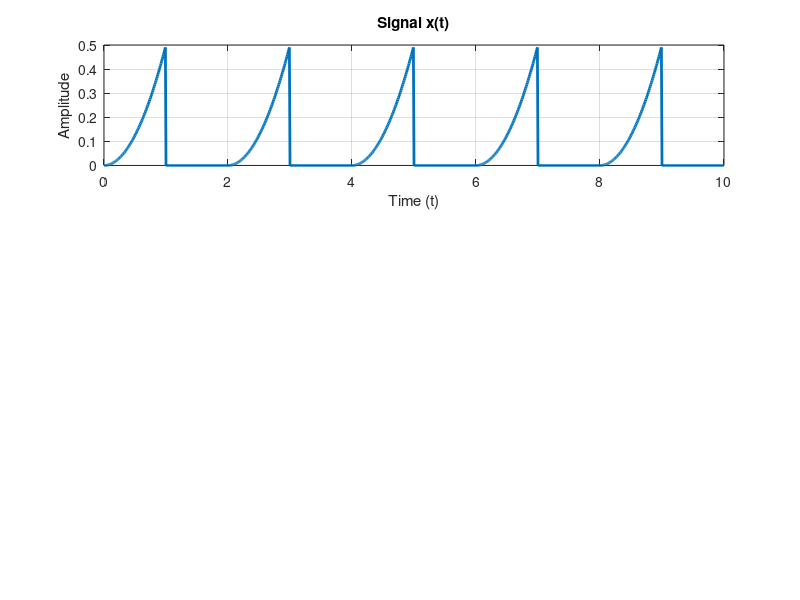

The MATLAB script that drew this image: (Note: this script raises an error after producing the figure.)
%% Q1_23110034.m
clc; clear; close all;

%% Part (a): Define the parabolic signal x(t)
T_x=2;                   % Period of the parabolic signal
t_vector=0:0.01:10;      % Time vector from 0 to 10 with a step size of 0.01
% Define the parabolic signal with period T_x
x_t=(mod(t_vector,T_x).^2)/2.*(mod(t_vector,T_x)>=0&mod(t_vector,T_x)< 1);

% Plot the parabolic signal
figure;
subplot(3,1,1);  
plot(t_vector, x_t, 'LineWidth', 2);
title('Signal x(t)');
xlabel('Time (t)');
ylabel('Amplitude');
grid on;

%% Part (a) continued: Manual computation of Fourier coefficients
num_harmonics = 50;                % Number of harmonics to compute
f_0=1/T_x;                     % Fundamental frequency
magnitude_spec_x=computeMagnitudeSpectrum(x_t, T_x, num_harmonics); 

% Plot the magnitude spectrum of x(t)
subplot(3,1,2);  
stem(0:num_harmonics-1,magnitude_spec_x, 'filled', 'LineWidth', 1.5);
title('Magnitude Spectrum of x(t)');
xlabel('Harmonic Number');
ylabel('Magnitude');
grid on;

%% Part (b): Extract and print the magnitudes of 3f, 5f, and 7f harmonics
mag_3f =magnitude_spec_x(3+1);    % Magnitude of 3rd harmonic
mag_5f =magnitude_spec_x(5+1);    % Magnitude of 5th harmonic
mag_7f=magnitude_spec_x(7+1);    % Magnitude of 7th harmonic

% Display the magnitudes of the selected harmonics
fprintf('Magnitude of 3rd Harmonic: %f\n',mag_3f);
fprintf('Magnitude of 5th harmonic: %f\n',mag_5f);
fprintf('Magnitude of 7th Harmonic: %f\n',mag_7f);

%% Part (c): Define rectangular pulse signal y(t)
T_y=5;                  % Period of the rectangular pulse signal
t_vector2=0:0.01:10;    % Time vector for y(t)
% Define the rectangular pulse signal with period T_y
y_t=2*(mod(t_vector2,T_y)>=0&mod(t_vector2,T_y)<3);

% Plot the rectangular pulse signal
figure;
subplot(4,1,1);
plot(t_vector2, y_t, 'LineWidth', 2);
title('Rectangular Pulse Signal y(t)');
xlabel('Time (t)');
ylabel('Amplitude');
grid on;

% Compute the magnitude spectrum of y(t)
magnitude_spec_y = computeMagnitudeSpectrum(y_t, T_y, num_harmonics);  
% Plot the magnitude spectrum of y(t)
subplot(4,1,2);
stem(0:num_harmonics-1, magnitude_spec_y, 'filled', 'LineWidth', 1.5);
title('Magnitude Spectrum of y(t)');
xlabel('Harmonic Number');
ylabel('Magnitude');
grid on;

%% Part (c) continued: Sum of signals z(t) = x(t) + y(t)
z_t=x_t+y_t;  % Sum of x(t) and y(t)
% Plot the signal z(t)
subplot(4,1,3);
plot(t_vector2,z_t, 'LineWidth', 2);
title('Signal z(t)= x(t)+y(t)');
xlabel('Time (t)');
ylabel('Amplitude');
grid on;

% Compute the magnitude spectrum of z(t)
T_z = 10;  % Period of the signal
magnitude_spec_z = computeMagnitudeSpectrum(z_t, T_z, num_harmonics);          
% Plot the magnitude spectrum of z(t)
subplot(4,1,4);
stem(0:num_harmonics-1, magnitude_spec_z, 'filled', 'LineWidth', 1.5);
title('Magnitude Spectrum of z(t) = x(t)+y(t)');
xlabel('Harmonic Number');
ylabel('Magnitude');
grid on;

%% Part (c) continued: Verify spectrum addition property
sum_spec=magnitude_spec_x+magnitude_spec_y;  % Sum of the spectra of x(t) and y(t)
% Plot the summed magnitude spectrum
figure;
stem(0:num_harmonics-1, sum_spec, 'filled', 'LineWidth', 1.5);
title('Summed Magnitude Spectrum of x(t) and y(t)');
xlabel('Harmonic Number');
ylabel('Magnitude');
grid on;

% Check if the sum of spectra matches the spectrum of z(t)
is_equal = all(abs(magnitude_spec_z - sum_spec) < 1e-4);  
fprintf('Are the magnitude spectra of z(t) and the sum of x(t) and y(t) equal? %s\n', string(is_equal));

%% Function to calculate the magnitude spectrum of the signal
function mag_spec = computeMagnitudeSpectrum(signal, period, num_harmonics)
    Ck = zeros(1, num_harmonics);  % Initialize Fourier coefficients array
    omega0 = 2 * pi / period;       % Fundamental angular frequency
    t_vector = linspace(0, period, length(signal));  % Time vector for integration
    % Compute Fourier coefficients using trapezoidal integration
    for k = 1:num_harmonics
        integrand = signal .* exp(-1j * omega0 * (k-1) * t_vector);  % Fourier integral
        Ck(k)=(2/period)*trapz(t_vector,integrand);  % Compute Fourier coefficient
    end
    mag_spec=abs(Ck);  % Magnitude spectrum from Fourier coefficients
end




